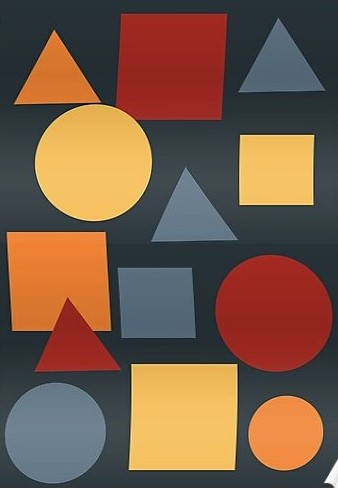
#> input picture ANPR_Python/images/shape.jpg, 338 x 488 px
$ python exercise.py
#> lines starting #> are read from the running program, lines starting #| are printed output that depends on the picture; after the words box and inside, x2 and y2 are one past the last pixel; in counts of white or black regions, pixels touching at a corner belong together
import cv2
import numpy as np

def getContours(img):
    contour, _ = cv2.findContours(img,cv2.RETR_EXTERNAL,cv2.CHAIN_APPROX_NONE)
    for cnt in contour:
        area = cv2.contourArea(cnt)
        print(area)
        cv2.drawContours(imgContour,cnt,-1,(255,0,0),3)


img = cv2.imread('images/shape.jpg')
#> img is the input picture: shape (488, 338, 3); mean B, G, R 70.4, 90, 119.4
imgGrayScale = cv2.cvtColor(img,cv2.COLOR_BGR2GRAY)
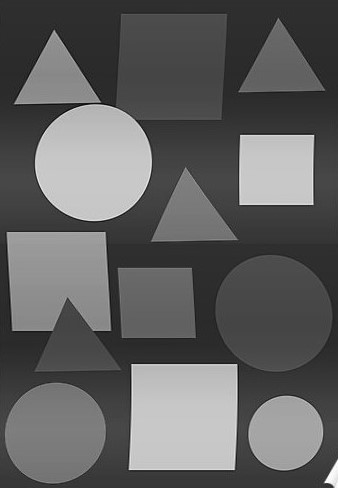
#> imgGrayScale: shape (488, 338); min 5, max 255, mean 96.5
imgBlur = cv2.GaussianBlur(imgGrayScale,(7,7), 1)
imgCanny = cv2.Canny(imgBlur, 30,30)
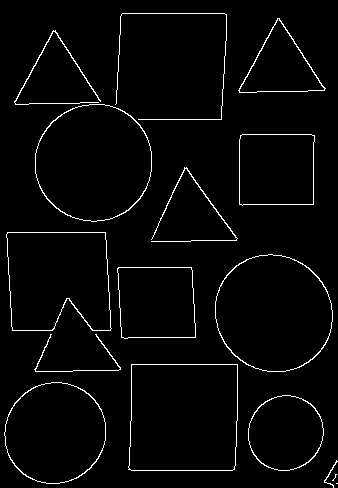
#> imgCanny: shape (488, 338); 2.7% white in thin lines or dots
imgContour = img.copy()
getContours(imgCanny)
#> in getContours, `contour, _ = cv2.findContours(img,cv2.RETR_EXTERNAL,cv2.CHAIN_APPROX_N..`: contour = 16 contours, 4 with area under 20; largest, box (x1, y1, x2, y2) and area: (128, 364, 238, 471) 11231, (215, 254, 333, 372) 10770, (35, 104, 152, 222) 10756, (6, 232, 112, 331) 9042, (4, 382, 106, 484) 8030
#> the loop in getContours, `for cnt in contour:` made 16 passes
#> area on passes 4 to 15: 4422, 8030.5, 11231, 41, 5196.5, 10770, 9041.5, 75.5, 5180, 10756, 86, 3275.5
#| 0.0
#| 1.0
#| 16.0
#| 4422.0
#| 8030.5
#| 11231.0
#| 41.0
#| 5196.5
#> (further printed lines are left out)
#> after the loop in getContours, `for cnt in contour:`:
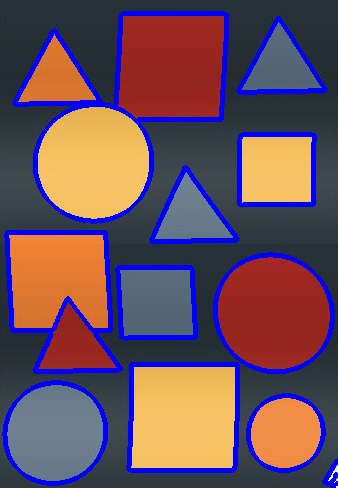
#> imgContour: shape (488, 338, 3); 11.76% of pixels changed, all inside (x1, y1, x2, y2) = (2, 11, 338, 488)

cv2.imshow("Original Picture", img)
##cv2.imshow("Gray Scale", imgGrayScale)
cv2.imshow("Blur Image" , imgBlur)
cv2.imshow("Canny Edge Detector", imgCanny)
cv2.imshow("Contour Image",imgContour)

cv2.waitKey(0)
